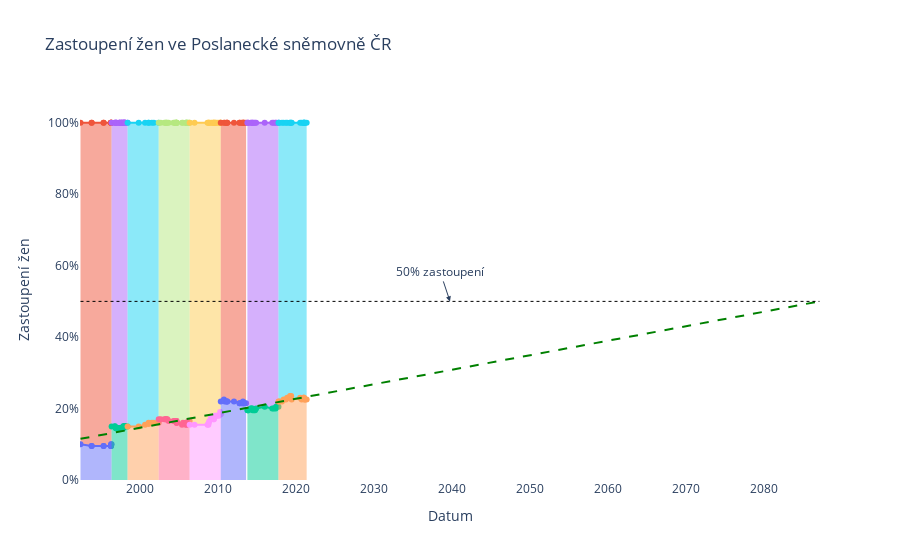

The notebook cell saved with this chart:
### Markdown cell above
### Vizualizace

### Code cell
fig = go.Figure()

for snemovna in snemovny:
    df = pohlavi_dle_snemovny(snemovna)
    hovertemplate_zeny = f"Sněmovna: {snemovna}" +'<br>Datum: %{x|%d. %m. %Y}<br>Pohlaví: ženy<br>Počet: %{y}<extra></extra>'
    hovertemplate_muzi = f"Sněmovna: {snemovna}" +'<br>Datum: %{x|%d. %m. %Y}<br>Pohlaví: muži<br>Počet: %{y}<extra></extra>'
    
    # Ženy
    fig.add_trace(go.Scatter(
        x = df.index,
        y = df.zeny_pct,
        mode = 'markers+lines',
        #line = dict(shape='linear'),
        hoverinfo = 'text',
        hovertemplate=hovertemplate_zeny,
        name=f"ženy ({snemovna})",
        stackgroup=snemovna
    ))
    
    # Muži
    fig.add_trace(go.Scatter(
        x = df.index,
        y = df.muzi_pct,
        name = f"muži ({snemovna})",
        hoverinfo = 'text',
        hovertemplate=hovertemplate_muzi,
        mode = 'markers+lines',
        #line = dict(shape='linear'),
        stackgroup=snemovna
    ))

    
fig.add_trace(go.Scatter(
        x = zastoupeni_predikce_df.index,
        y = zastoupeni_predikce_df.zeny_pct_predikce.round(2),
        name = f"ženy (predikce)",
        mode = 'lines',
        line = dict(color='green', width=2, dash='dash')
    ))

fig.add_shape(type="line",
    x0=zastoupeni_predikce_df.index[0], 
    y0=50,
    x1=zastoupeni_predikce_df.index[-1],
    y1=50,
    line=dict(color="black", width=1, dash='dot')
)

middle_x = zastoupeni_predikce_df.index[0] +  (zastoupeni_predikce_df.index[-1] -  zastoupeni_predikce_df.index[0]) / 2
fig.add_annotation(
    x=middle_x, #zastoupeni_predikce_df.index[0],
    y=50,
    text="50% zastoupení",
    arrowhead=2,
)


layout = go.Layout(
    title="Zastoupení žen ve Poslanecké sněmovně ČR",    
    plot_bgcolor="#FFFFFF",
    hovermode="x",
    xaxis=dict(title="Datum"),
    yaxis=dict(
        title="Zastoupení žen",
        tickvals = [0, 20, 40, 60, 80, 100],
        ticktext = ["0%", "20%", "40%", "60%", "80%", "100%"]
        #tickformat='%',
        #range=[0,1]
    )
)

fig.update_layout(layout)
fig.update_layout(showlegend=False)
fig.show()

### Figure 1 — Plotly figure (JSON) as saved in the notebook; plotly's stock layout.template omitted (floating-point values rounded to 4 significant figures)
{"data": [{"hoverinfo": "text", "hovertemplate": "Sněmovna: 1992<br>Datum: %{x|%d. %m. %Y}<br>Pohlaví: ženy<br>Počet: %{y}<extra></extra>", "mode": "markers+lines", "name": "ženy (1992)", "stackgroup": "1992", "type": "scatter", "x": ["1992-06-06", "1993-11-09", "1993-11-11", "1995-05-23", "1995-05-25", "1996-04-29", "1996-04-30", "1996-05-06", "1996-05-07", "1996-05-31"], "y": [10, 9.548, 9.5, 9.548, 9.5, 9.548, 9.5, 9.548, 10, 10]}, {"hoverinfo": "text", "hovertemplate": "Sněmovna: 1992<br>Datum: %{x|%d. %m. %Y}<br>Pohlaví: muži<br>Počet: %{y}<extra></extra>", "mode": "markers+lines", "name": "muži (1992)", "stackgroup": "1992", "type": "scatter", "x": ["1992-06-06", "1993-11-09", "1993-11-11", "1995-05-23", "1995-05-25", "1996-04-29", "1996-04-30", "1996-05-06", "1996-05-07", "1996-05-31"], "y": [90, 90.45, 90.5, 90.45, 90.5, 90.45, 90.5, 90.45, 90, 90]}, {"hoverinfo": "text", "hovertemplate": "Sněmovna: 1996<br>Datum: %{x|%d. %m. %Y}<br>Pohlaví: ženy<br>Počet: %{y}<extra></extra>", "mode": "markers+lines", "name": "ženy (1996)", "stackgroup": "1996", "type": "scatter", "x": ["1996-06-01", "1996-11-01", "1996-11-02", "1996-12-17", "1996-12-18", "1997-01-16", "1997-01-17", "1997-06-02", "1997-06-03", "1997-06-11", "1997-06-12", "1997-08-27", "1997-08-28", "1997-08-29", "1997-08-30", "1997-11-11", "1997-11-12", "1997-12-01", "1997-12-02", "1997-12-03", "1998-01-26", "1998-01-27", "1998-02-12", "1998-02-13", "1998-02-25", "1998-02-26", "1998-06-18"], "y": [15, 15.08, 15, 14.65, 14.5, 14.57, 14.5, 14.57, 14.5, 14.57, 14.5, 14.57, 14.5, 14.57, 14.5, 14.57, 14.5, 14.57, 15.08, 15, 15.08, 15, 15.08, 15, 15.08, 15, 15]}, {"hoverinfo": "text", "hovertemplate": "Sněmovna: 1996<br>Datum: %{x|%d. %m. %Y}<br>Pohlaví: muži<br>Počet: %{y}<extra></extra>", "mode": "markers+lines", "name": "muži (1996)", "stackgroup": "1996", "type": "scatter", "x": ["1996-06-01", "1996-11-01", "1996-11-02", "1996-12-17", "1996-12-18", "1997-01-16", "1997-01-17", "1997-06-02", "1997-06-03", "1997-06-11", "1997-06-12", "1997-08-27", "1997-08-28", "1997-08-29", "1997-08-30", "1997-11-11", "1997-11-12", "1997-12-01", "1997-12-02", "1997-12-03", "1998-01-26", "1998-01-27", "1998-02-12", "1998-02-13", "1998-02-25", "1998-02-26", "1998-06-18"], "y": [85, 84.92, 85, 85.35, 85.5, 85.43, 85.5, 85.43, 85.5, 85.43, 85.5, 85.43, 85.5, 85.43, 85.5, 85.43, 85.5, 85.43, 84.92, 85, 84.92, 85, 84.92, 85, 84.92, 85, 85]}, {"hoverinfo": "text", "hovertemplate": "Sněmovna: 1998<br>Datum: %{x|%d. %m. %Y}<br>Pohlaví: ženy<br>Počet: %{y}<extra></extra>", "mode": "markers+lines", "name": "ženy (1998)", "stackgroup": "1998", "type": "scatter", "x": ["1998-06-20", "1999-11-22", "2000-09-14", "2001-02-28", "2001-03-01", "2001-07-31", "2001-10-31", "2002-06-14"], "y": [15, 15, 15.5, 15.66, 16, 16, 16, 16]}, {"hoverinfo": "text", "hovertemplate": "Sněmovna: 1998<br>Datum: %{x|%d. %m. %Y}<br>Pohlaví: muži<br>Počet: %{y}<extra></extra>", "mode": "markers+lines", "name": "muži (1998)", "stackgroup": "1998", "type": "scatter", "x": ["1998-06-20", "1999-11-22", "2000-09-14", "2001-02-28", "2001-03-01", "2001-07-31", "2001-10-31", "2002-06-14"], "y": [85, 85, 84.5, 84.34, 84, 84, 84, 84]}, {"hoverinfo": "text", "hovertemplate": "Sněmovna: 2002<br>Datum: %{x|%d. %m. %Y}<br>Pohlaví: ženy<br>Počet: %{y}<extra></extra>", "mode": "markers+lines", "name": "ženy (2002)", "stackgroup": "2002", "type": "scatter", "x": ["2002-06-15", "2002-09-18", "2003-03-07", "2003-04-23", "2003-06-02", "2003-06-06", "2003-07-26", "2003-09-23", "2004-05-05", "2004-07-08", "2004-07-20", "2004-08-31", "2004-09-21", "2004-09-22", "2004-09-24", "2004-09-30", "2004-10-07", "2005-06-09", "2005-07-24", "2005-12-02", "2005-12-09", "2006-01-17", "2006-01-20", "2006-01-24", "2006-02-28", "2006-04-18", "2006-06-02"], "y": [17, 17, 17, 17, 17, 17, 17, 16.5, 16.5, 16.5, 16.5, 16.5, 16.5, 16.5, 16, 16, 16, 15.5, 16, 16, 15.5, 15.5, 16, 16, 16, 16.5, 16.5]}, {"hoverinfo": "text", "hovertemplate": "Sněmovna: 2002<br>Datum: %{x|%d. %m. %Y}<br>Pohlaví: muži<br>Počet: %{y}<extra></extra>", "mode": "markers+lines", "name": "muži (2002)", "stackgroup": "2002", "type": "scatter", "x": ["2002-06-15", "2002-09-18", "2003-03-07", "2003-04-23", "2003-06-02", "2003-06-06", "2003-07-26", "2003-09-23", "2004-05-05", "2004-07-08", "2004-07-20", "2004-08-31", "2004-09-21", "2004-09-22", "2004-09-24", "2004-09-30", "2004-10-07", "2005-06-09", "2005-07-24", "2005-12-02", "2005-12-09", "2006-01-17", "2006-01-20", "2006-01-24", "2006-02-28", "2006-04-18", "2006-06-02"], "y": [83, 83, 83, 83, 83, 83, 83, 83.5, 83.5, 83.5, 83.5, 83.5, 83.5, 83.5, 84, 84, 84, 84.5, 84, 84, 84.5, 84.5, 84, 84, 84, 83.5, 83.5]}, {"hoverinfo": "text", "hovertemplate": "Sněmovna: 2006<br>Datum: %{x|%d. %m. %Y}<br>Pohlaví: ženy<br>Počet: %{y}<extra></extra>", "mode": "markers+lines", "name": "ženy (2006)", "stackgroup": "2006", "type": "scatter", "x": ["2006-06-03", "2007-01-16", "2008-09-17", "2008-10-25", "2008-11-13", "2008-12-11", "2009-03-01", "2009-04-30", "2009-07-03", "2009-07-09", "2009-07-13", "2009-09-15", "2009-09-29", "2009-12-11", "2010-03-01", "2010-04-30", "2010-05-26", "2010-05-28"], "y": [15.5, 15.5, 15.5, 15.5, 16, 16.5, 17.5, 17.5, 17, 17, 17.5, 18, 18, 18, 18, 19, 18.5, 18.5]}, {"hoverinfo": "text", "hovertemplate": "Sněmovna: 2006<br>Datum: %{x|%d. %m. %Y}<br>Pohlaví: muži<br>Počet: %{y}<extra></extra>", "mode": "markers+lines", "name": "muži (2006)", "stackgroup": "2006", "type": "scatter", "x": ["2006-06-03", "2007-01-16", "2008-09-17", "2008-10-25", "2008-11-13", "2008-12-11", "2009-03-01", "2009-04-30", "2009-07-03", "2009-07-09", "2009-07-13", "2009-09-15", "2009-09-29", "2009-12-11", "2010-03-01", "2010-04-30", "2010-05-26", "2010-05-28"], "y": [84.5, 84.5, 84.5, 84.5, 84, 83.5, 82.5, 82.5, 83, 83, 82.5, 82, 82, 82, 82, 81, 81.5, 81.5]}, {"hoverinfo": "text", "hovertemplate": "Sněmovna: 2010<br>Datum: %{x|%d. %m. %Y}<br>Pohlaví: ženy<br>Počet: %{y}<extra></extra>", "mode": "markers+lines", "name": "ženy (2010)", "stackgroup": "2010", "type": "scatter", "x": ["2010-05-29", "2010-10-23", "2010-11-30", "2011-03-01", "2011-03-25", "2011-03-26", "2012-02-07", "2012-10-20", "2012-11-07", "2013-01-31", "2013-04-05", "2013-04-11", "2013-04-24", "2013-06-14", "2013-08-27"], "y": [22, 22.5, 22, 22, 22, 22, 22, 21.5, 21.5, 21.5, 22, 21.5, 21.5, 21.5, 21.5]}, {"hoverinfo": "text", "hovertemplate": "Sněmovna: 2010<br>Datum: %{x|%d. %m. %Y}<br>Pohlaví: muži<br>Počet: %{y}<extra></extra>", "mode": "markers+lines", "name": "muži (2010)", "stackgroup": "2010", "type": "scatter", "x": ["2010-05-29", "2010-10-23", "2010-11-30", "2011-03-01", "2011-03-25", "2011-03-26", "2012-02-07", "2012-10-20", "2012-11-07", "2013-01-31", "2013-04-05", "2013-04-11", "2013-04-24", "2013-06-14", "2013-08-27"], "y": [78, 77.5, 78, 78, 78, 78, 78, 78.5, 78.5, 78.5, 78, 78.5, 78.5, 78.5, 78.5]}, {"hoverinfo": "text", "hovertemplate": "Sněmovna: 2013<br>Datum: %{x|%d. %m. %Y}<br>Pohlaví: ženy<br>Počet: %{y}<extra></extra>", "mode": "markers+lines", "name": "ženy (2013)", "stackgroup": "2013", "type": "scatter", "x": ["2013-10-26", "2013-11-27", "2013-12-03", "2014-03-31", "2014-04-30", "2014-06-20", "2014-07-01", "2014-08-28", "2014-10-21", "2014-12-08", "2016-01-14", "2017-01-03", "2017-03-14", "2017-06-09", "2017-07-01", "2017-10-20"], "y": [19.5, 19.5, 19.5, 20, 20, 20, 19.5, 19.5, 19.5, 20, 20.5, 20, 20, 20, 20.5, 20.5]}, {"hoverinfo": "text", "hovertemplate": "Sněmovna: 2013<br>Datum: %{x|%d. %m. %Y}<br>Pohlaví: muži<br>Počet: %{y}<extra></extra>", "mode": "markers+lines", "name": "muži (2013)", "stackgroup": "2013", "type": "scatter", "x": ["2013-10-26", "2013-11-27", "2013-12-03", "2014-03-31", "2014-04-30", "2014-06-20", "2014-07-01", "2014-08-28", "2014-10-21", "2014-12-08", "2016-01-14", "2017-01-03", "2017-03-14", "2017-06-09", "2017-07-01", "2017-10-20"], "y": [80.5, 80.5, 80.5, 80, 80, 80, 80.5, 80.5, 80.5, 80, 79.5, 80, 80, 80, 79.5, 79.5]}, {"hoverinfo": "text", "hovertemplate": "Sněmovna: 2017<br>Datum: %{x|%d. %m. %Y}<br>Pohlaví: ženy<br>Počet: %{y}<extra></extra>", "mode": "markers+lines", "name": "ženy (2017)", "stackgroup": "2017", "type": "scatter", "x": ["2017-10-21", "2017-11-24", "2018-03-31", "2018-06-19", "2018-10-01", "2018-12-04", "2019-04-14", "2019-04-15", "2019-06-06", "2019-07-02", "2020-07-31", "2020-10-10", "2020-12-31", "2021-01-19", "2021-01-26", "2021-03-01", "2021-03-09", "2021-05-31"], "y": [22, 22, 22, 22.5, 22.5, 23, 23, 23.5, 23.5, 22.5, 23, 22.5, 23, 23, 23, 22.5, 22.5, 22.5]}, {"hoverinfo": "text", "hovertemplate": "Sněmovna: 2017<br>Datum: %{x|%d. %m. %Y}<br>Pohlaví: muži<br>Počet: %{y}<extra></extra>", "mode": "markers+lines", "name": "muži (2017)", "stackgroup": "2017", "type": "scatter", "x": ["2017-10-21", "2017-11-24", "2018-03-31", "2018-06-19", "2018-10-01", "2018-12-04", "2019-04-14", "2019-04-15", "2019-06-06", "2019-07-02", "2020-07-31", "2020-10-10", "2020-12-31", "2021-01-19", "2021-01-26", "2021-03-01", "2021-03-09", "2021-05-31"], "y": [78, 78, 78, 77.5, 77.5, 77, 77, 76.5, 76.5, 77.5, 77, 77.5, 77, 77, 77, 77.5, 77.5, 77.5]}, {"line": {"color": "green", "dash": "dash", "width": 2}, "mode": "lines", "name": "ženy (predikce)", "type": "scatter", "x": ["1992-06-06T00:00:00", "2021-05-30T00:00:00", "2021-05-31T00:00:00", "2022-10-03T00:00:00", "2024-02-05T00:00:00", "2025-06-09T00:00:00", "2026-10-12T00:00:00", "2028-02-14T00:00:00", "2029-06-18T00:00:00", "2030-10-21T00:00:00", "2032-02-23T00:00:00", "2033-06-26T00:00:00", "2034-10-29T00:00:00", "2036-03-02T00:00:00", "2037-07-05T00:00:00", "2038-11-07T00:00:00", "2040-03-11T00:00:00", "2041-07-14T00:00:00", "2042-11-16T00:00:00", "2044-03-20T00:00:00", "2045-07-23T00:00:00", "2046-11-25T00:00:00", "2048-03-29T00:00:00", "2049-08-01T00:00:00", "2050-12-04T00:00:00", "2052-04-07T00:00:00", "2053-08-10T00:00:00", "2054-12-12T00:00:00", "2056-04-15T00:00:00", "2057-08-18T00:00:00", "2058-12-21T00:00:00", "2060-04-24T00:00:00", "2061-08-27T00:00:00", "2062-12-30T00:00:00", "2064-05-03T00:00:00", "2065-09-05T00:00:00", "2067-01-08T00:00:00", "2068-05-12T00:00:00", "2069-09-14T00:00:00", "2071-01-17T00:00:00", "2072-05-21T00:00:00", "2073-09-23T00:00:00", "2075-01-26T00:00:00", "2076-05-29T00:00:00", "2077-10-01T00:00:00", "2079-02-03T00:00:00", "2080-06-07T00:00:00", "2081-10-10T00:00:00", "2083-02-12T00:00:00", "2084-06-16T00:00:00", "2085-10-19T00:00:00", "2087-02-21T00:00:00"], "y": [11.52, 23.3, 23.3, 23.84, 24.39, 24.93, 25.48, 26.02, 26.57, 27.11, 27.66, 28.2, 28.75, 29.29, 29.84, 30.38, 30.93, 31.47, 32.02, 32.56, 33.11, 33.65, 34.2, 34.74, 35.29, 35.83, 36.38, 36.92, 37.47, 38.01, 38.56, 39.1, 39.65, 40.19, 40.74, 41.28, 41.83, 42.37, 42.92, 43.46, 44.01, 44.55, 45.1, 45.64, 46.18, 46.73, 47.27, 47.82, 48.36, 48.91, 49.45, 50]}], "layout": {"annotations": [{"arrowhead": 2, "text": "50% zastoupení", "x": "2039-10-14T12:00:00", "y": 50}], "autosize": true, "hovermode": "x", "plot_bgcolor": "#FFFFFF", "shapes": [{"line": {"color": "black", "dash": "dot", "width": 1}, "type": "line", "x0": "1992-06-06T00:00:00", "x1": "2087-02-21T00:00:00", "y0": 50, "y1": 50}], "showlegend": false, "title": {"text": "Zastoupení žen ve Poslanecké sněmovně ČR"}, "xaxis": {"autorange": true, "range": ["1992-05-22 05:30:10.76", "2087-03-07 18:29:49.24"], "title": {"text": "Datum"}, "type": "date"}, "yaxis": {"autorange": true, "range": [0, 106.8], "ticktext": ["0%", "20%", "40%", "60%", "80%", "100%"], "tickvals": [0, 20, 40, 60, 80, 100], "title": {"text": "Zastoupení žen"}, "type": "linear"}}}
